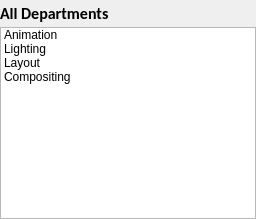
              <widget class="QWidget" name="page_4">
               <layout class="QGridLayout" name="gridLayout_9">
                <property name="margin">
                 <number>0</number>
                </property>
                <property name="spacing">
                 <number>0</number>
                </property>
                <item row="0" column="0">
                 <widget class="QLabel" name="label_5">
                  <property name="font">
                   <font>
                    <family>Calibri</family>
                    <pointsize>12</pointsize>
                    <weight>75</weight>
                    <bold>true</bold>
                   </font>
                  </property>
                  <property name="text">
                   <string>All Departments</string>
                  </property>
                 </widget>
                </item>
                <item row="1" column="0" colspan="3">
                 <widget class="QListWidget" name="listWidget_2">
                  <item>
                   <property name="text">
                    <string>Animation</string>
                   </property>
                  </item>
                  <item>
                   <property name="text">
                    <string>Lighting</string>
                   </property>
                  </item>
                  <item>
                   <property name="text">
                    <string>Layout</string>
                   </property>
                  </item>
                  <item>
                   <property name="text">
                    <string>Compositing</string>
                   </property>
                  </item>
                 </widget>
                </item>
                <item row="0" column="2">
                 <widget class="QToolButton" name="toolButton_7">
                  <property name="text">
                   <string/>
                  </property>
                  <property name="icon">
                   <iconset resource="icons/icons_rsc.qrc">
                    <normaloff>:/tpd/check64.png</normaloff>:/tpd/check64.png</iconset>
                  </property>
                  <property name="iconSize">
                   <size>
                    <width>20</width>
                    <height>20</height>
                   </size>
                  </property>
                  <property name="autoRaise">
                   <bool>true</bool>
                  </property>
                 </widget>
                </item>
               </layout>
              </widget>
